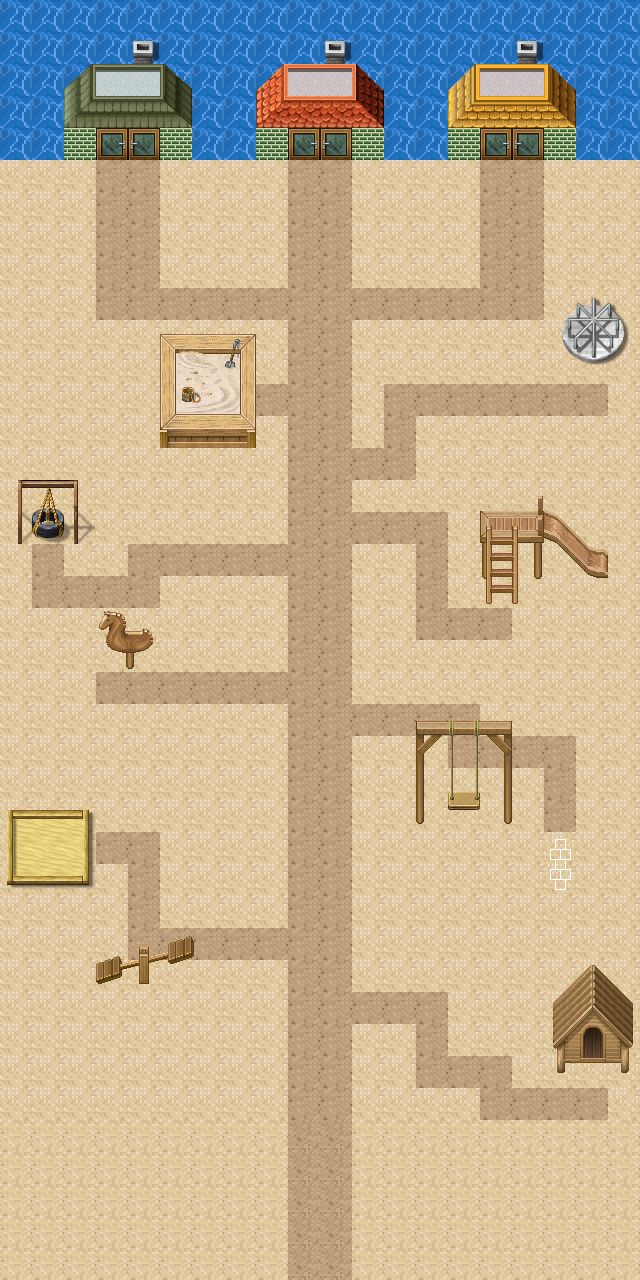

This game map was drawn from its Tiled (.tmx) file and the tilesets committed beside it. A one-line description and the trimmed map source follow:
An orthogonal 20x40 tile map with 32x32 px tiles, 5 tile layers (sand, path, sky, playground, ...), 6 tilesets.

<map version="1.5" tiledversion="1.7.2" orientation="orthogonal" renderorder="right-down" width="20" height="40" tilewidth="32" tileheight="32" infinite="0" nextlayerid="11" nextobjectid="1">
 <editorsettings>
  <export target="world.json" format="json" />
 </editorsettings>
 <tileset firstgid="1" name="playground" tilewidth="32" tileheight="32" tilecount="96" columns="8">
  <image source="playground.png" width="256" height="384" />
 </tileset>
 <tileset firstgid="97" name="door" tilewidth="32" tileheight="32" tilecount="96" columns="12">
  <image source="door.png" width="384" height="256" />
 </tileset>
 <tileset firstgid="193" name="playground 2" tilewidth="32" tileheight="32" tilecount="256" columns="16">
  <image source="playground 2.png" width="512" height="512" />
 </tileset>
 <tileset firstgid="449" name="house" tilewidth="32" tileheight="32" tilecount="256" columns="16">
  <image source="house.png" width="512" height="512" />
 </tileset>
 <tileset firstgid="705" name="sky" tilewidth="32" tileheight="32" tilecount="784" columns="28">
  <image source="sky.png" width="896" height="896" />
 </tileset>
 <tileset firstgid="1489" name="wall" tilewidth="32" tileheight="32" tilecount="256" columns="16">
  <image source="wall.png" width="512" height="512" />
 </tileset>
 <layer id="1" name="sand" width="20" height="40">
  <data>[800 cells, 700 non-empty, 2 distinct tile ids]</data>
 </layer>
 <layer id="9" name="path" width="20" height="40">
  <data>[800 cells, 163 non-empty, 2 distinct tile ids]</data>
 </layer>
 <layer id="5" name="sky" width="20" height="40">
  <data>[800 cells, 100 non-empty, 1 distinct tile ids]</data>
 </layer>
 <layer id="2" name="playground" width="20" height="40">
  <data>[800 cells, 103 non-empty, 99 distinct tile ids]</data>
 </layer>
 <layer id="3" name="house" width="20" height="40">
  <data>[800 cells, 39 non-empty, 22 distinct tile ids]</data>
 </layer>
</map>
